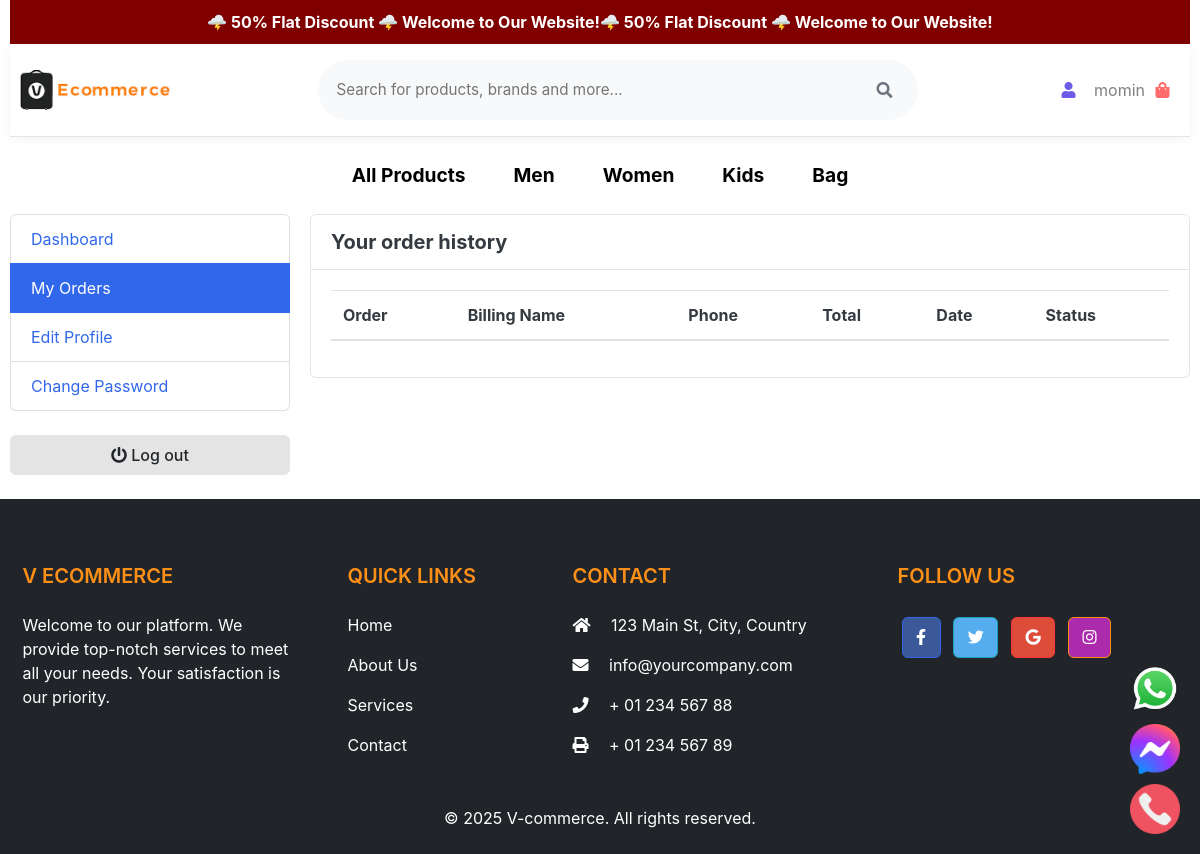
The app's page /accounts/my_orders/ (signed in), older data.
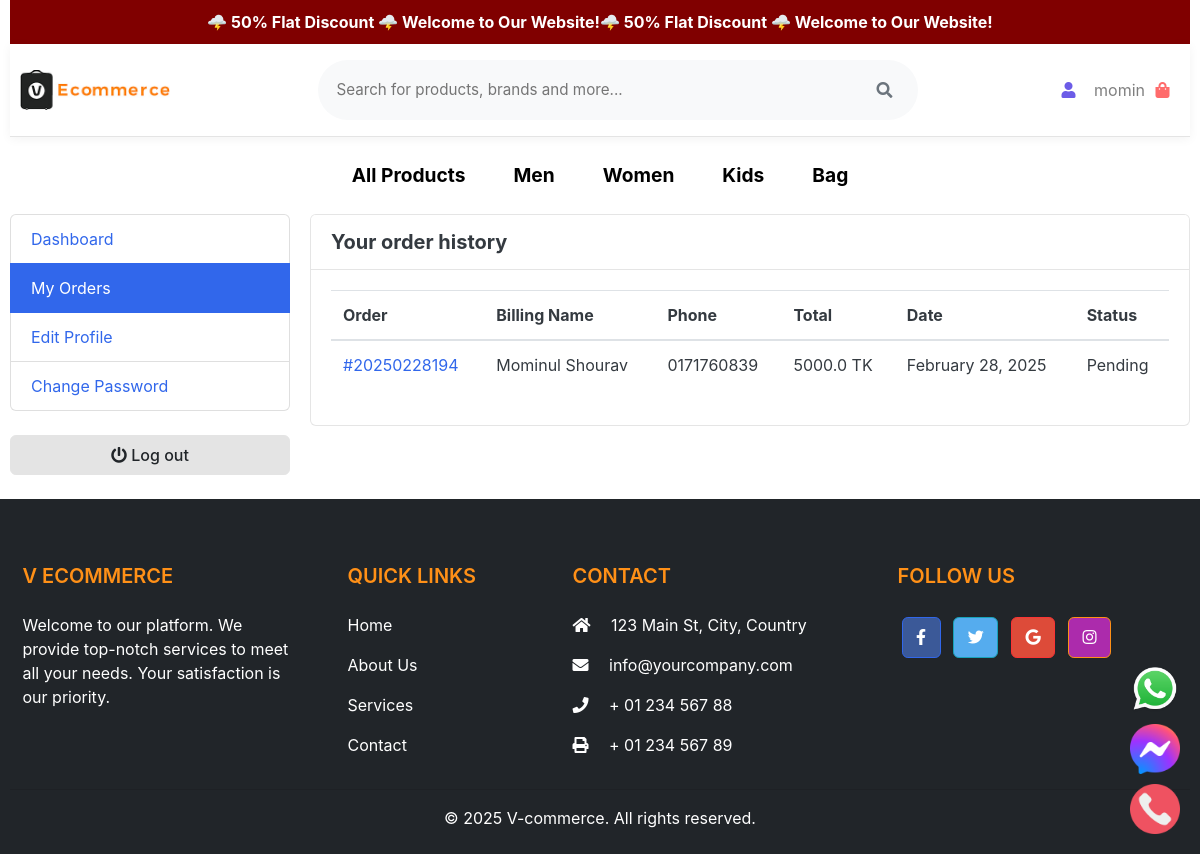
The same page, newer data.
### category/models.py (models this page shows, shortened)
class Category(models.Model):
    category_name = models.CharField(max_length=50,unique=True)
    slug = models.SlugField(max_length=100, unique=True)
    description = models.TextField(max_length=255, blank=True)
    cat_image = models.ImageField(upload_to="photos/categories", blank=True)
    class Meta:
        verbose_name = "Category"
        verbose_name_plural = "Categories"
    def get_url(self):
        return reverse('products_by_category', args=(self.slug,))

### orders/models.py (models this page shows, shortened)
class Order(models.Model):
    PAYMENT_METHOD =(
        ('Cash on Delivery', 'Cash on Delivery'),
        ('SSLcommerz', 'SSLcommerz'),
    )
    STATUS = (
        ('New', 'New'),
        ('Accepted', 'Accepted'),
        ('on the way', 'On the way'),
        ('Completed', 'Completed'),
        ('Cancelled', 'Cancelled'),
        ('Shipped', 'Shipped'),
    )
    user = models.ForeignKey(Account, on_delete=models.SET_NULL, null=True)
    payment = models.ForeignKey(Payment, on_delete=models.SET_NULL, blank=True, null=True)
    payment_method = models.CharField(max_length=20, choices=PAYMENT_METHOD, default="Cash on Delivery")
    order_number = models.CharField(max_length=20)
    first_name = models.CharField(max_length=50)
    last_name = models.CharField(max_length=50)
    phone = models.CharField(max_length=15)
    email = models.EmailField(max_length=50)
    address_line_1 = models.CharField(max_length=50)
    address_line_2 = models.CharField(max_length=50)
    country = models.CharField(max_length=50)
    state = models.CharField(max_length=50)
    city = models.CharField(max_length=50)
    order_note = models.CharField(max_length=100, blank=True)
    order_total = models.FloatField()
    discount = models.FloatField()
    status = models.CharField(max_length=10, choices=STATUS, default="New")
    ip = models.CharField(blank=True, max_length=20)
    is_ordered = models.BooleanField(default=False)
    created_at = models.DateTimeField(auto_now_add=True)
    updated_at = models.DateTimeField(auto_now=True)
    def full_name(self):
        return f"{self.first_name} {self.last_name}"

### accounts/views.py (the view)
# urls.py: path("my_orders/", views.my_orders, name="my_orders"),
@login_required(login_url='login')
def my_orders(request):
    orders = Order.objects.filter(user=request.user, is_ordered = True).order_by('-created_at')
    context = {
        'orders': orders,
    }
    return render(request, 'accounts/my_orders.html', context)

### carts/context_processors.py (called while the page is built)
def counter(request):
    cart_count = 0
    if 'admin' in request.path:
        return {}
    else:
        try:
            cart = Cart.objects.filter(cart_id = _cart_id(request))
            if request.user.is_authenticated:
                cart_items = CartItem.objects.all().filter(user=request.user)
            else:
                cart_items = CartItem.objects.all().filter(cart = cart[:1])
            for cart_item in cart_items:
                cart_count += cart_item.quantity
        except Cart.DoesNotExist:
            cart_count = 0
    return dict(cart_count=cart_count)

### carts/views.py (called while the page is built)
def _cart_id(request):
    cart = request.session.session_key
    if not cart:
        cart = request.session.create()
    return cart

### category/context_processors.py (called while the page is built)
def menu_links(request):
    links = Category.objects.all()
    return dict(links = links)

### templates/accounts/my_orders.html (shortened to what this page needs)
{% extends 'base.html' %}
{% block content %}
<section class="section-conten padding-y bg">
    <div class="container">
        <div class="row">
            {% include 'includes/dashboard_sidebar.html' %}
            <main class="col-lg-9 col-md-8 col-sm-12">
                <article class="card">
                    <header class="card-header">
                        <strong class="d-inline-block mr-3">Your order history</strong>
                    </header>
                    <div class="card-body">
                        <div class="row">
                            <div class="col-12">
                                <div class="table-responsive">
                                    <table class="table table-hover">
                                        <thead>
                                            <tr>
                                                <th scope="col">Order</th>
                                                <th scope="col">Billing Name</th>
                                                <th scope="col">Phone</th>
                                                <th scope="col">Total</th>
                                                <th scope="col">Date</th>
                                                <th scope="col">Status</th>
                                            </tr>
                                        </thead>
                                        <tbody>
                                            {% for order in orders %}
                                            <tr>
                                                <td>
                                                    <a href="{% url 'order_detail' order.order_number %}">
                                                        #{{ order.order_number }}
                                                    </a>
                                                </td>
                                                <td>{{ order.full_name }}</td>
                                                <td>{{ order.phone }}</td>
                                                <td>{{ order.order_total }} TK</td>
                                                <td>{{ order.created_at|date:"F d, Y" }}</td>
                                                <td>{{ order.status }}</td>
                                            </tr>
                                            {% endfor %}
                                        </tbody>
                                    </table>
                                </div>
                            </div>
                        </div>
                    </div>
                </article>
            </main>
        </div>
    </div>
</section>
{% endblock %}

### templates/includes/navbar.html (shortened to what this page needs)
{% load static %}
<header>
    <div class="container">
        <nav class="navbar navbar-light bg-white border-bottom">
            <div class="container">
                <a href="{% url 'home' %}" class="navbar-brand">
                    <img src="{% static './images/e_com.png' %}" alt="Logo" class="logo">
                </a>
                <form action="{% url 'search' %}" class="search-form d-none d-md-block" method="GET">
                    <div class="search-wrapper">
                        <input type="text"
                               class="search-input"
                               placeholder="Search for products, brands and more..."
                               name="keyword"
                               autocomplete="off">
                        <button type="submit" class="search-icon">
                            <i class="fa fa-search"></i>
                        </button>
                    </div>
                </form>
                <ul class="navbar-nav flex-row align-items-center">
                    <li class="nav-item me-3">
                        {% if user.id is none %}
                            <div class="user-menu">
                                <a href="{% url 'login' %}" class="auth-link">Sign in / Register</a>
                            </div>
                        {% else %}
                            <a class="nav-link user-link" href="{% url 'dashboard' %}">
                                <div class="user-avatar">
                                    <i class="fa fa-user"></i>
                                </div>
                                <div class="user-info">
                                    <span class="user-name">{{ user.first_name }}</span>
                                </div>
                            </a>
                        {% endif %}
                    </li>
                    <li class="nav-item">
                        <a href="{% url 'cart' %}" class="nav-link cart-link">
                            <div class="cart-container">
                                <div class="cart-icon">
                                    <i class="fa fa-shopping-bag"></i>
                                </div>
                            </div>
                        </a>
                    </li>
                </ul>
            </div>
        </nav>
        <div class="categories-bar">
            <div class="container">
                <div class="categories-wrapper d-flex justify-content-center">
                    <a href="{% url 'store' %}" class="category-item">All Products</a>
                    {% for category in links %}
                        <a href="{{ category.get_url }}" class="category-item  ">{{ category.category_name }}</a>
                    {% endfor %}
                </div>
            </div>
        </div>
    </div>
</header>

Row changes from the older to the newer data that the page shows:
added Order: order_number "20250228194", full_name "Mominul Shourav", phone "0171760839", order_total "5000.0", created_at "February 28, 2025", status "Pending"
